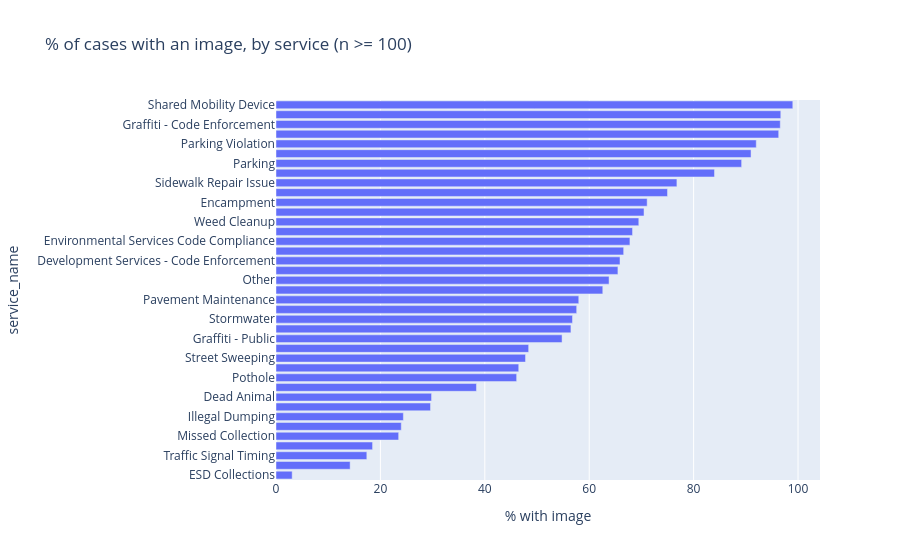

The notebook cell saved with this chart:
### Code cell
cov = coverage('service_name', top=40).sort_values('pct_with_img')
px.bar(cov, x='pct_with_img', y=cov.index, orientation='h',
       title='% of cases with an image, by service (n >= 100)', labels={'pct_with_img': '% with image', 'y': ''})

### Figure 1 — Plotly figure (JSON) as saved in the notebook; plotly's stock layout.template omitted (floating-point values rounded to 4 significant figures)
{"data": [{"alignmentgroup": "True", "hovertemplate": "% with image=%{x}<br>service_name=%{y}<extra></extra>", "legendgroup": "", "marker": {"color": "#636efa", "pattern": {"shape": ""}}, "name": "", "offsetgroup": "", "orientation": "h", "showlegend": false, "textposition": "auto", "type": "bar", "x": [3.1, 14.2, 17.4, 18.5, 23.5, 24, 24.4, 29.6, 29.8, 38.4, 46.1, 46.5, 47.8, 48.4, 54.8, 56.5, 56.8, 57.6, 58, 62.6, 63.8, 65.5, 65.9, 66.6, 67.8, 68.3, 69.5, 70.5, 71.1, 75, 76.8, 84, 89.2, 91, 92, 96.3, 96.6, 96.7, 99], "xaxis": "x", "y": ["ESD Collections", "STRO Violation", "Traffic Signal Timing", "Biohazard", "Missed Collection", "Trash/Recycling Collection", "Illegal Dumping", "Traffic Signal Issue", "Dead Animal", "Right-of-Way Code Enforcement", "Pothole", "Stormwater Code Enforcement", "Street Sweeping", "Street Light Maintenance", "Graffiti - Public", "Street Flooded", "Stormwater", "Traffic Engineering", "Pavement Maintenance", "Building and Land Use Enforcement", "Other", "ROW Maintenance", "Development Services - Code Enforcement", "Parks Issue", "Environmental Services Code Compliance", "Tree Maintenance", "Weed Cleanup", "Traffic Sign Maintenance", "Encampment", "Vegetation Encroachment", "Sidewalk Repair Issue", "Waste on Private Property", "Parking", "Oversized Vehicle", "Parking Violation", "Parking - 72-Hours", "Graffiti - Code Enforcement", "Graffiti - Private", "Shared Mobility Device"], "yaxis": "y"}], "layout": {"barmode": "relative", "legend": {"tracegroupgap": 0}, "title": {"text": "% of cases with an image, by service (n >= 100)"}, "xaxis": {"anchor": "y", "domain": [0, 1], "title": {"text": "% with image"}}, "yaxis": {"anchor": "x", "domain": [0, 1], "title": {"text": "service_name"}}}}
